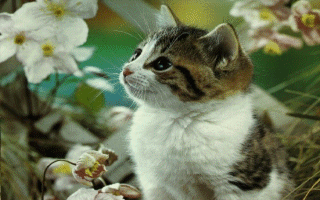
#> input picture lab_1/sample_3.bmp, 320 x 200 px
$ python lab_1.py
#> lines starting #> are read from the running program, lines starting #| are printed output that depends on the picture; after the words box and inside, x2 and y2 are one past the last pixel; in counts of white or black regions, pixels touching at a corner belong together
### core.py
import os
import sys

from PIL import Image
import numpy as np

import time

from exceptions import ResultNotExist


def timeit(method):
    def timed(*args, **kw):
        ts = time.time()
        result = method(*args, **kw)
        te = time.time()
        if 'log_time' in kw:
            name = kw.get('log_name', method.__name__.upper())
            kw['log_time'][name] = int((te - ts) * 1000)
        else:
            print('%r  %2.2f ms' % \
                  (method.__name__, (te - ts) * 1000))
        return result
    return timed


class LabImage:
    def __init__(self, path=None, image=None):
#> called with path = 'sample_3.bmp'
        self.path = path
        self.result = None

        if path is not None:

            if not os.path.isabs(path):
                path = os.path.normpath(os.path.join(sys.path[0], path))

            self.orig = Image.open(path).convert("RGB")
#> self.orig is the input picture: PIL image 320x200 RGB; mean R, G, B 111.3, 120.5, 90.3
            self.size = self.orig.size
#> self.size = (320, 200)
            self.height, self.width = self.size
#> self.height = 320; self.width = 200
            self.rgb_matrix = np.array(self.orig)

        if image is not None:
            self.orig = image
            self.size = self.orig.size
            self.height, self.width = self.size
            self.rgb_matrix = np.array(self.orig)

    # [7 lines left out: function read, not called in this run]

    def show(self):
        if self.result is None:
            self.orig.show()
        else:
            self.result.show()

    # [5 lines left out: function save, not called in this run]

### lab_1/lab_1.py
from PIL import Image
import numpy as np

from core import LabImage, timeit
from exceptions import WrongWindowSize


class Lab1(LabImage):
    def __init__(self, path=None):
        self.grayscale_matrix = None
        self.bin_matrix = None

        super(Lab1, self).__init__(path=path)

    def to_grayscale(self):
        gray_matrix = np.sum(self.rgb_matrix, axis=2) // 3
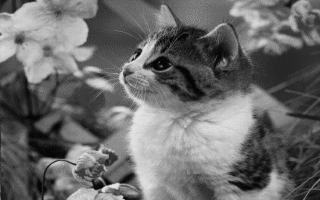
#> gray_matrix: shape (200, 320) uint64; min 4, max 228, mean 107
        gray_im = Image.fromarray(np.uint8(gray_matrix), 'L')

        self.grayscale_matrix = gray_matrix
        self.result = gray_im

    @timeit
    def binarization(self, rsize=3, Rsize=15, eps=15):
        def otsu_global(matrix: np.ndarray):
            n_curr = 0
            T_res = 0
            M0_res = 0
            M1_res = 0

            p_tmp = np.unique(matrix, return_counts=True)
            p = p_tmp[1] / matrix.size

            for t in range(matrix.min(), matrix.max()):
                w0 = p[p_tmp[0] <= t].sum() if p[p_tmp[0] <= t].sum() > 0.00001 else 0.00001
                w1 = 1 - w0 if 1 - w0 > 0.00001 else 0.00001
                M0 = (p_tmp[0][p_tmp[0] <= t] * p[p_tmp[0] <= t]).sum() / w0
                M1 = (p_tmp[0][p_tmp[0] > t] * p[p_tmp[0] > t]).sum() / w1
                D0 = (p[p_tmp[0] <= t] * np.square(p_tmp[0][p_tmp[0] <= t] - M0)).sum()
                D1 = (p[p_tmp[0] > t] * np.square(p_tmp[0][p_tmp[0] > t] - M1)).sum()

                n = (w0 * w1 * (M0 - M1)**2) // (w0 * D0 + w1 * D1)
                if n >= n_curr:
                    n_curr = n
                    T_res = t
                    M0_res = M0
                    M1_res = M1

            return T_res, M0_res, M1_res

        # @timeit
        def split_submatrix(matrix: np.ndarray, submat1_shape: tuple, submat2_shape: tuple):
            p, q = submat1_shape
            P, Q = submat2_shape
            m, n = matrix.shape

            bias_p = (P - p) // 2
            bias_q = (Q - q) // 2
            for x in range(0, m, p):
                for y in range(0, n, q):
                    yield (
                              (
                                  (x, (x + p) if (x + p - m) < 0 else m),
                                  (y, (y + q) if (y + q - n) < 0 else n)
                              ),
                              (
                                  ((x - bias_p) if (x - bias_p) > 0 else 0, (x + P - bias_p) if (x + P - bias_p) < m else m),
                                  ((y - bias_q) if (y - bias_q) > 0 else 0, (y + Q - bias_q) if (y + Q - bias_q) < n else n)
                              )
                    )

        def binarization_processor(matrix_ind: tuple, epsilon=eps):
            matrix_k_ind, matrix_K_ind = matrix_ind
            matrix_k = self.grayscale_matrix[matrix_k_ind[0][0]: matrix_k_ind[0][1],
                                             matrix_k_ind[1][0]: matrix_k_ind[1][1]]
            matrix_K = self.grayscale_matrix[matrix_K_ind[0][0]: matrix_K_ind[0][1],
                                             matrix_K_ind[1][0]: matrix_K_ind[1][1]]
            T, M0, M1 = otsu_global(matrix_K)

            if abs(M1 - M0) >= epsilon:
                self.bin_matrix[matrix_k_ind[0][0]: matrix_k_ind[0][1], matrix_k_ind[1][0]: matrix_k_ind[1][1]] = \
                    np.where(matrix_k < T, 0, 255)
            else:
                k_mean = matrix_k.mean()
                new_T = (M0 + M1) / 2
                self.bin_matrix[matrix_k_ind[0][0]: matrix_k_ind[0][1], matrix_k_ind[1][0]: matrix_k_ind[1][1]]\
                    .fill(0 if k_mean <= new_T else 255)

        if (not (rsize % 2) and not (Rsize % 2)) or ((rsize % 2) and (Rsize % 2)):
            if self.grayscale_matrix is None:
                self.to_grayscale()
            self.bin_matrix = self.grayscale_matrix.astype(np.uint8)

            for x in split_submatrix(self.bin_matrix, (rsize, rsize), (Rsize, Rsize)):
                binarization_processor(x)

            self.result = Image.fromarray(self.bin_matrix, 'L')

        else:
            raise WrongWindowSize("Rsize={} and rsize={} must be even or odd both together".format(Rsize, rsize))


im = Lab1("sample_3.bmp")

im.to_grayscale()
# im.save("sample_5_gray.bmp")
im.binarization(rsize=3, Rsize=15)
im.show()
#> in show, `self.result.show()`:
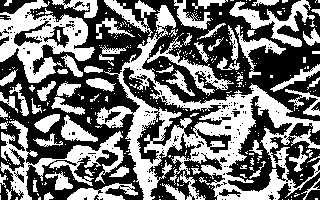
#> shown: PIL image 320x200 L; 44.9% white; 353 white regions (284 under 20 px), largest, box (x1, y1, x2, y2) and area: (96, 5, 320, 200) 11484, (0, 0, 95, 83) 3478, (0, 120, 124, 200) 2529
